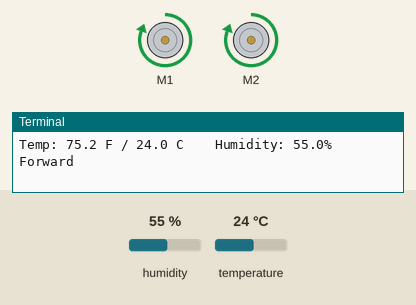
This program was run on a simulated Raspberry Pi (BCM pin numbers). On the bench: 2 × DC motor (green arrow = forward, orange = backward, longer = faster), the last lines printed to the terminal. The test bench sets the inputs (shaded band); at power-on: temperature 24 °C, humidity 55 %.

Above: at 1.2 s.
1.3 s: temperature set to 33 °C
13.6 s: temperature set to 12 °C
At 15.3 s:
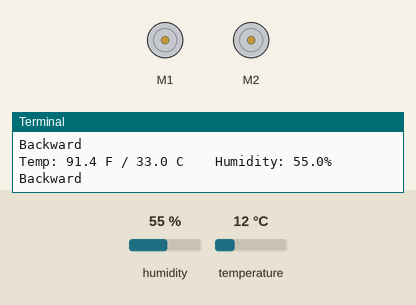
20.6 s: temperature set to 23.3 °C
27.6 s: temperature set to 24.5 °C
At 32.2 s:
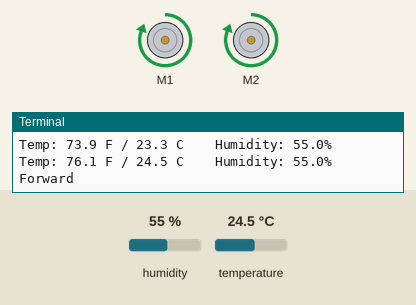
39.5 s: temperature set to 19 °C
At 40.4 s:
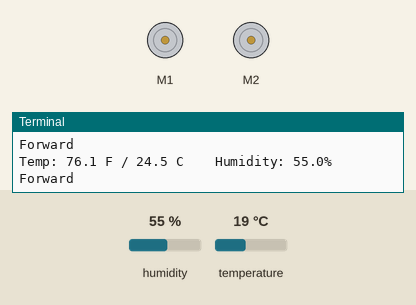
Timing chart, 0 to 42.5 s (numbered marks = the images above; inputs shaded):
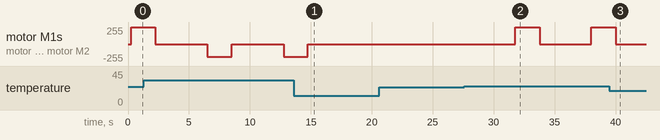

The program:

motor_system.py
```python
# please install the libraries from here
# https://github.com/adafruit/Adafruit_CircuitPython_DHT

# adafruit libraries
import board
import adafruit_dht

import time

# Initial the dht device, with data pin connected to:
dhtDevice = adafruit_dht.DHT22(board.D4)

#motor hat section
from adafruit_motorkit import MotorKit
kit = MotorKit(0x40)

while True:
    try:

        # Print the values to the serial port
        temperature_c = dhtDevice.temperature
        temperature_f = temperature_c * (9 / 5) + 32
        humidity = dhtDevice.humidity
        print(
            "Temp: {:.1f} F / {:.1f} C    Humidity: {}% ".format(
                temperature_f, temperature_c, humidity
            )
        )

        # motor direction based on temperature
        if((temperature_c >= 24.0) and (temperature_c <= 29.0)):
            # moves forward
            kit.motor1.throttle = 1.0
            kit.motor2.throttle = 1.0
            print("Forward")
            time.sleep(2.0)
            kit.motor1.throttle = 0.0
            kit.motor2.throttle = 0.0
        elif(temperature_c >= 30.0):
            # moves backward
            kit.motor1.throttle = -0.75
            kit.motor2.throttle = -0.75
            print("Backward")
            time.sleep(2.0)
            kit.motor1.throttle = 0.0
            kit.motor2.throttle = 0.0

    except RuntimeError as error:
        # Errors happen fairly often, DHT's are hard to read, just keep going
        print(error.args[0])
        time.sleep(4.0)
        continue
    except Exception as error:
        dhtDevice.exit()
        raise error
    time.sleep(4.0)
```

Measured:
- the behaviour switches between 23.9 and 24 °C on temperature (found by bisection; images 1 and 2)
- after the input at 13.6 s, motor M1, motor M2: goes on until 14.8 s, then stays stopped
- after the input at 27.6 s, motor M1, motor M2: stopped → forward 255/255 after 4.2 s, → stopped 2.0 s later, → forward 255/255 4.3 s later
- after the input at 39.5 s, motor M1, motor M2: goes on until 40.0 s, then stays stopped
- by itself, motor M1, motor M2: alternates backward 191/255 for 2.0 s and stopped for 4.3 s
